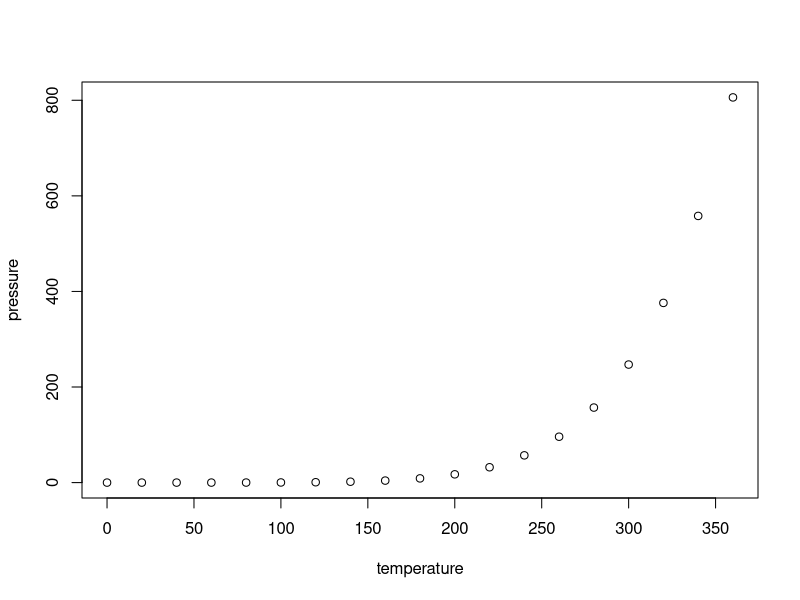
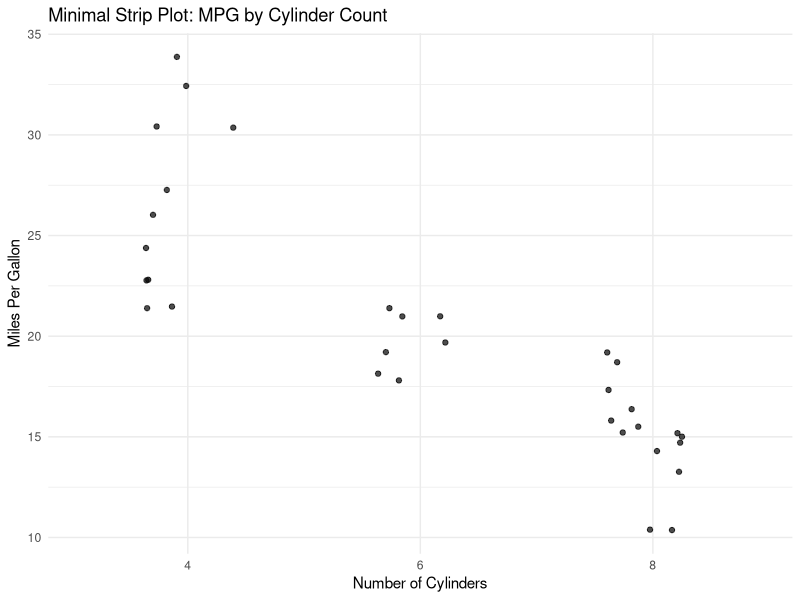
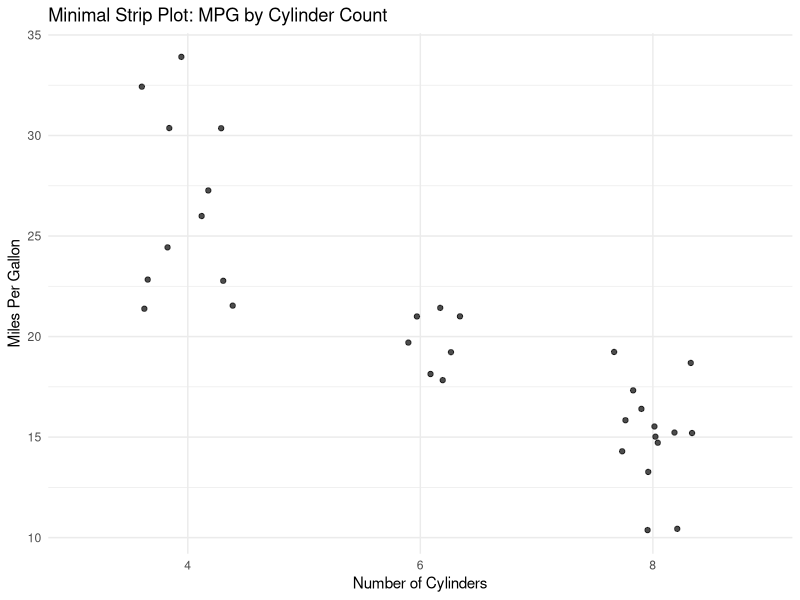

Recreate these plots in R, in order.
## ---- chunk 1
knitr::opts_chunk$set(echo = TRUE)
## ---- chunk 2
summary(cars)
## ---- chunk 3
plot(pressure)
## ---- chunk 4
library(ggplot2)

## ---- chunk 5
data(mtcars)
mtcars$cyl <- as.factor(mtcars$cyl) 

## ---- chunk 6
ggplot(mtcars, aes(x = cyl, y = mpg)) +
  geom_jitter(width = 0.2, alpha = 0.7) +
  labs(
    title = "Minimal Strip Plot: MPG by Cylinder Count",
    x = "Number of Cylinders",
    y = "Miles Per Gallon"
  ) +
  theme_minimal()

## ---- chunk 7
ggsave("strip_plot.png", width = 8, height = 5)

